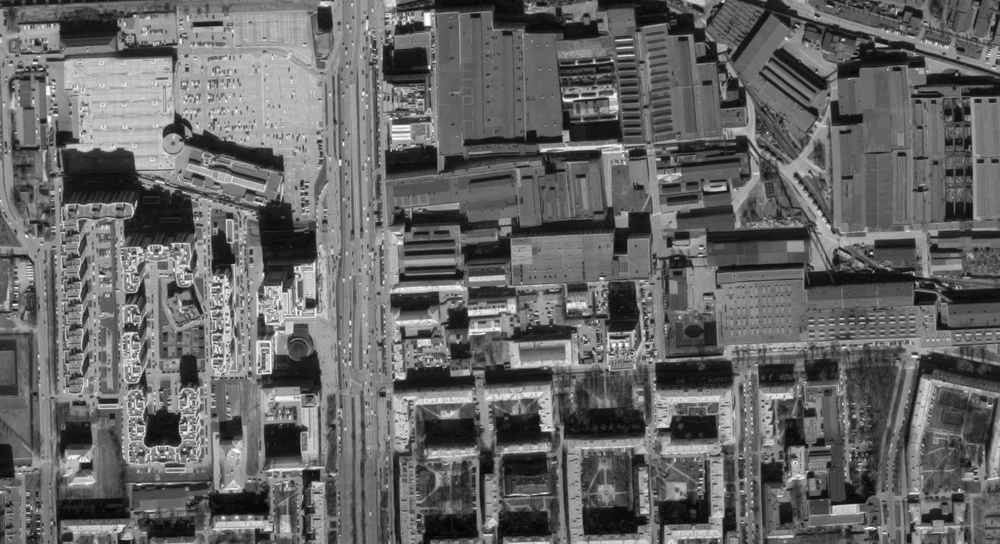
#> input picture pan-sharpening/GRAY.JPG, 1000 x 544 px, shrunk from 1363 x 741 before the run
$ jupyter execute image_processing.ipynb
#> lines starting #> are read from the running program, lines starting #| are printed output that depends on the picture
<a href="https://colab.research.google.com/github/atropass/pan-sharpening/blob/main/image_processing.ipynb" target="_parent"></a>

[cell 1]
import cv2
import numpy as np
from matplotlib import pyplot as plt

[cell 2]
# high-resolution grayscale
gray_image = cv2.imread('GRAY.JPG', cv2.IMREAD_GRAYSCALE)
#> gray_image is the input picture: shape (544, 1000); min 0, max 255, mean 101.6

# lower-resolution colored images
rgb_half_image = cv2.imread('RGB_half.JPG')
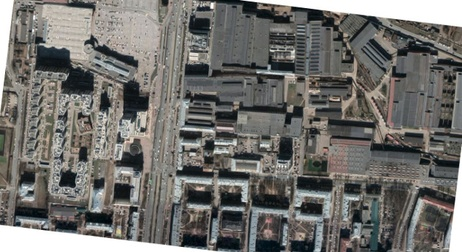
#> input picture pan-sharpening/RGB_half.JPG, 462 x 252 px, shrunk from 630 x 343 before the run
#> rgb_half_image is the input picture: shape (252, 462, 3); mean B, G, R 108.4, 111.6, 112.6
rgb_quater_image = cv2.imread('RGB_quater.JPG')
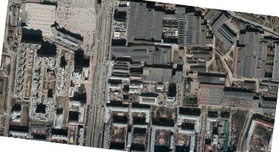
#> input picture pan-sharpening/RGB_quater.JPG, 279 x 152 px, shrunk from 380 x 207 before the run
#> rgb_quater_image is the input picture: shape (152, 279, 3); mean B, G, R 108.3, 111.6, 112.6

1. Align the images
2. Resize the images
3. Color restoration
4. Comparing the results

[cell 3]
#SIFT detector
sift = cv2.SIFT_create()

[cell 4]
# detecting features using SIFT
keypoints_gray, descriptors_gray = sift.detectAndCompute(gray_image, None)
#> keypoints_gray = 7431 keypoints; strongest (x, y, size): (429, 67, 2.1), (427, 18, 8.3), (470, 313, 4.2), (843, 40, 2.1)
keypoints_half, descriptors_half = sift.detectAndCompute(rgb_half_image, None)
#> keypoints_half = 1850 keypoints; strongest (x, y, size): (212, 5, 3.7), (107, 234, 4.6), (215, 143, 1.9), (294, 9, 4.1)
keypoints_quarter, descriptors_quarter = sift.detectAndCompute(rgb_quater_image, None)
#> keypoints_quarter = 687 keypoints; strongest (x, y, size): (64, 142, 2.8), (177, 5, 2.4), (11, 135, 2), (86, 79, 2.1)

[cell 5]
#feature matcher
bf = cv2.BFMatcher(cv2.NORM_L2, crossCheck=True)

[cell 6]
#match descriptors between grayscale and color images
matches_half = bf.match(descriptors_gray, descriptors_half)
#> matches_half = 1463 matches
matches_quarter = bf.match(descriptors_gray, descriptors_quarter)
#> matches_quarter = 570 matches

[cell 7]
#sorting matches based ondistance
matches_half = sorted(matches_half, key = lambda x:x.distance)
matches_quarter = sorted(matches_quarter, key = lambda x:x.distance)

So, using SIFT I detected keypoints and descriptors of all images, after usinn Brute Force mathcing ( bruteforce in this case good because straightforward and actually these images are the same with some rotation )

[cell 8]
#good matches
points_gray_half = np.zeros((len(matches_half), 2), dtype=np.float32)
#> points_gray_half = 1463 pairs, first value 0 to 0, second value 0 to 0
points_half = np.zeros((len(matches_half), 2), dtype=np.float32)
#> points_half has the same summary as points_gray_half

[cell 9]
for i, match in enumerate(matches_half):
    points_gray_half[i, :] = keypoints_gray[match.queryIdx].pt
    points_half[i, :] = keypoints_half[match.trainIdx].pt
#> after the loop, points_gray_half = 1463 pairs, first value 3.63 to 993.8, second value 3.41 to 540.7; points_half = 1463 pairs, first value 2.51 to 457, second value 4.39 to 249.2

[cell 10]
#find homography
h_half, _ = cv2.findHomography(points_half, points_gray_half, cv2.RANSAC)
#> h_half = [[2.15, 0.259, -29.48], [-0.26, 2.14, 62.34], [-2.32e-07, 3.42e-07, 1]]

[cell 11]
points_gray_quarter = np.zeros((len(matches_quarter), 2), dtype=np.float32)
#> points_gray_quarter = 570 pairs, first value 0 to 0, second value 0 to 0
points_quarter = np.zeros((len(matches_quarter), 2), dtype=np.float32)
#> points_quarter = 570 pairs, first value 0 to 0, second value 0 to 0

[cell 12]
for i, match in enumerate(matches_quarter):
    points_gray_quarter[i, :] = keypoints_gray[match.queryIdx].pt
    points_quarter[i, :] = keypoints_quarter[match.trainIdx].pt
#> after the loop, points_gray_quarter = 570 pairs, first value 8.66 to 968.1, second value 3.41 to 536.5; points_quarter = 570 pairs, first value 4.89 to 274.9, second value 2.44 to 147.6

[cell 13]
h_quarter, _ = cv2.findHomography(points_quarter, points_gray_quarter, cv2.RANSAC)
#> h_quarter = [[3.56, 0.431, -28.95], [-0.431, 3.55, 61.58], [5.49e-07, 2.56e-06, 1]]

[cell 14]
aligned_half = cv2.warpPerspective(rgb_half_image, h_half, (gray_image.shape[1], gray_image.shape[0]))
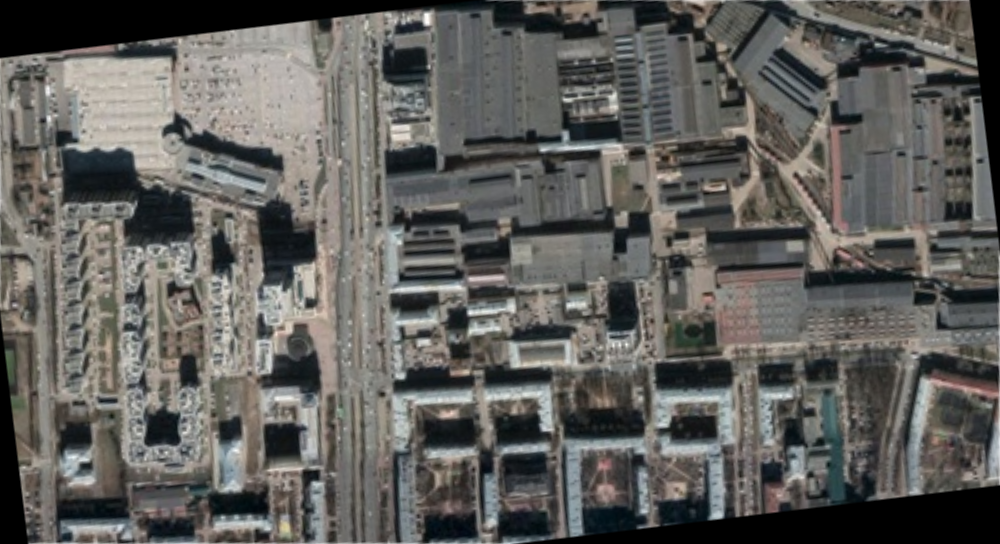
#> aligned_half: shape (544, 1000, 3); mean B, G, R 92, 95.3, 96.3
aligned_quarter = cv2.warpPerspective(rgb_quater_image, h_quarter, (gray_image.shape[1], gray_image.shape[0]))
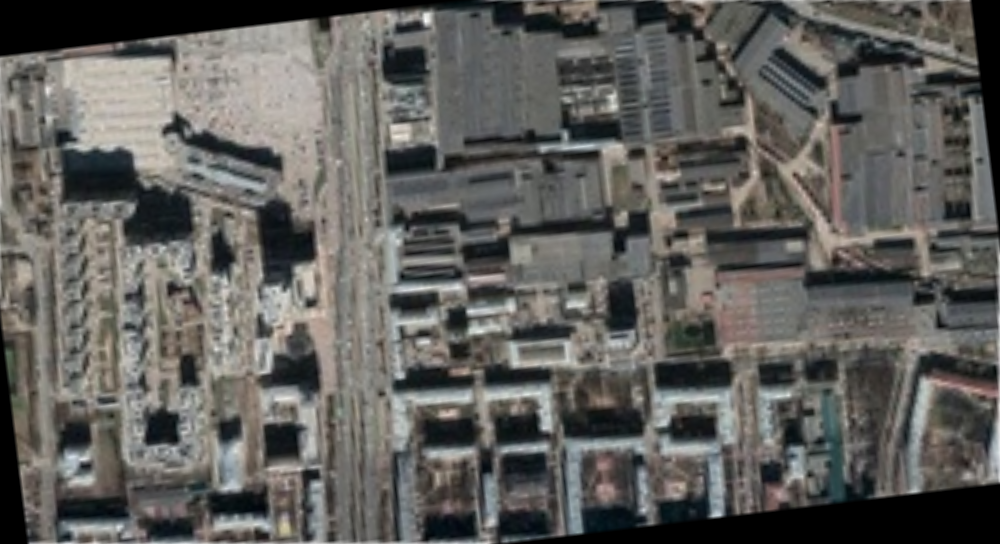
#> aligned_quarter: shape (544, 1000, 3); mean B, G, R 92.1, 95.4, 96.4

here, I computer homography for both images ( out transformation matrix ) and after aligned it to our grayscale image and it rotated 2 images properly

Pan sharpening

[cell 15]
# converting from RBG to HSV color space
hsv_half = cv2.cvtColor(aligned_half, cv2.COLOR_BGR2HSV)
#> hsv_half: shape (544, 1000, 3); mean H, S, V 45.6, 27.5, 98.9
hsv_quarter = cv2.cvtColor(aligned_quarter, cv2.COLOR_BGR2HSV)
#> hsv_quarter: shape (544, 1000, 3); mean H, S, V 44.4, 25.3, 98.7

[cell 16]
hsv_half[:, :, 2] = gray_image
#> hsv_half: shape (544, 1000, 3); mean H, S, V 45.6, 27.5, 101.6
hsv_quarter[:, :, 2] = gray_image
#> hsv_quarter: shape (544, 1000, 3); mean H, S, V 44.4, 25.3, 101.6

[cell 17]
pan_sharpened_half = cv2.cvtColor(hsv_half, cv2.COLOR_HSV2BGR)
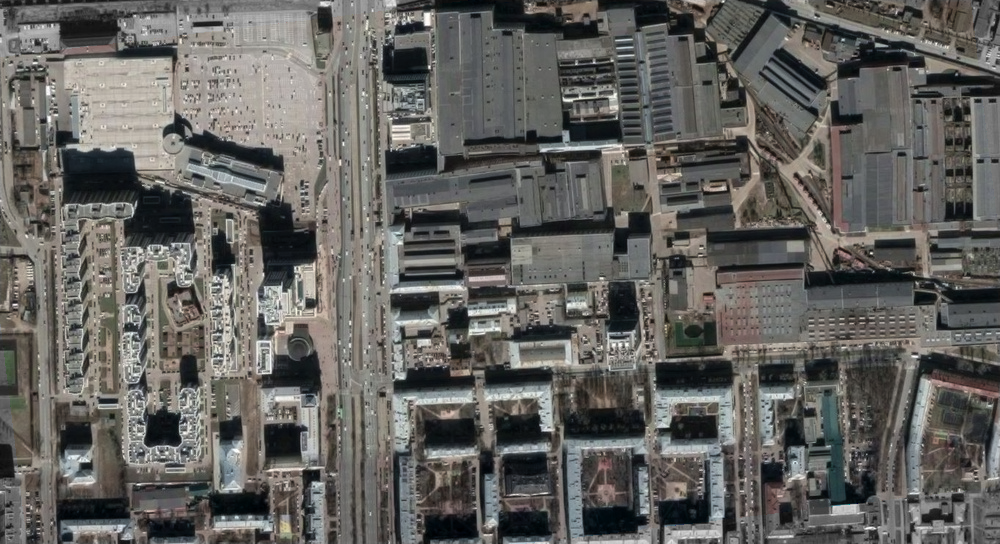
#> pan_sharpened_half: shape (544, 1000, 3); mean B, G, R 94.8, 98, 99.1
pan_sharpened_quarter = cv2.cvtColor(hsv_quarter, cv2.COLOR_HSV2BGR)

here, I used pan sharpening, firstly converted our 2 images to HSV and after replaced V (value) channel with our grayscale image. keeping hue and saturation of images

[cell 18]
plt.figure(figsize=(30,15))
plt.subplot(1, 3, 1)
plt.imshow(cv2.cvtColor(gray_image, cv2.COLOR_GRAY2RGB))
plt.title('Original')

plt.subplot(1, 3, 2)
plt.imshow(cv2.cvtColor(pan_sharpened_half, cv2.COLOR_BGR2RGB))
plt.title('Pansharpened Half-Resolution')

plt.subplot(1, 3, 3)
plt.imshow(cv2.cvtColor(pan_sharpened_quarter, cv2.COLOR_BGR2RGB))
plt.title('Pansharpened Quarter-Resolution')
plt.show()
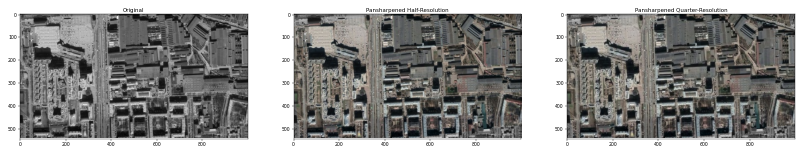
#> figure drawn by matplotlib, 3 panels

[cell 19]
cv2.imwrite('pan_sharpened_half.JPG', pan_sharpened_half)
cv2.imwrite('pan_sharpened_quarter.JPG', pan_sharpened_quarter)
#> Out = True

Seeing the results closely I saw improvement in the quality of our 2 images (with colors). The quality of quarter and half are almost identical because the main source of spatial information in both is the same high-resolution grayscale image.

[cell 20]
def apply_brovey(color_image, pan_image):
    #rgb channels
    R, G, B = cv2.split(color_image.astype(float))
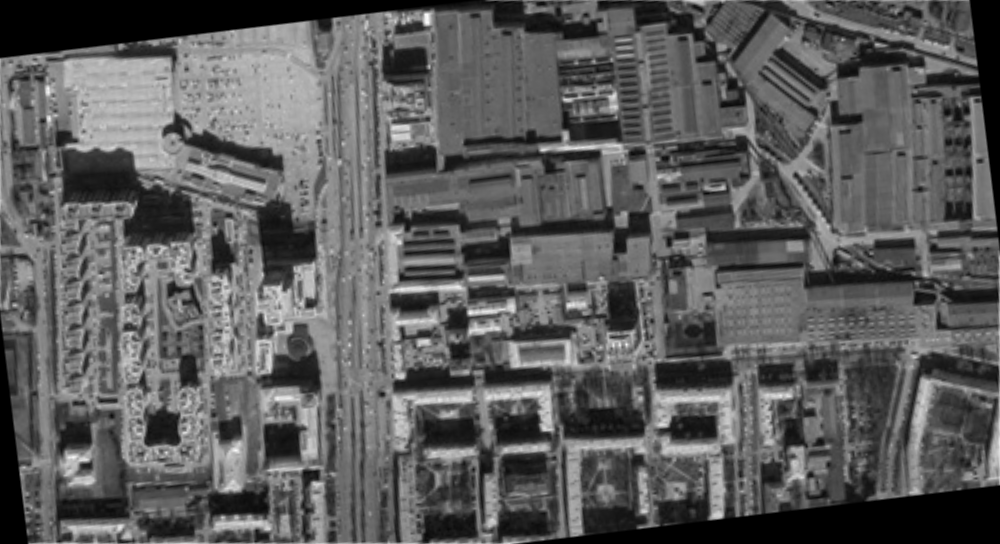
#> R: shape (544, 1000) float64; min 0, max 250, mean 92
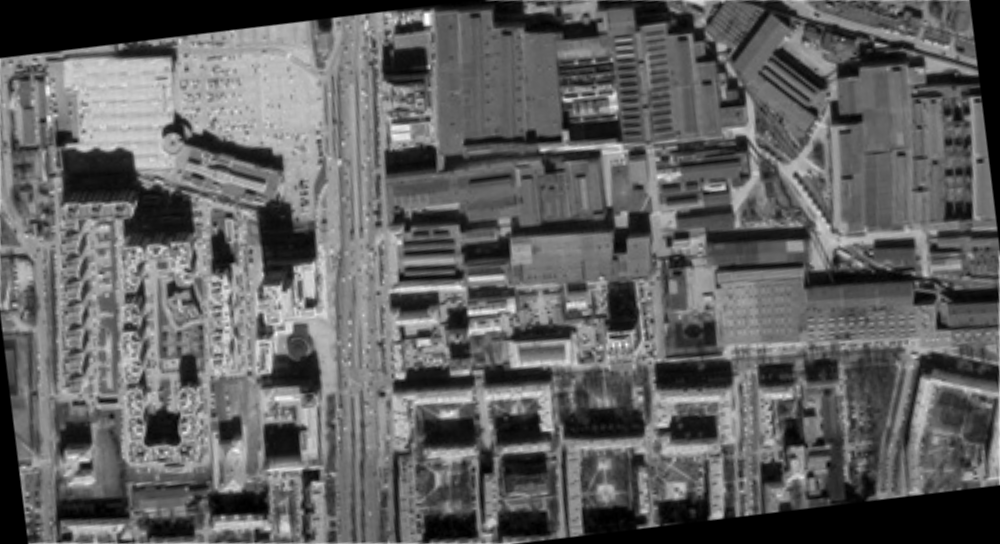
#> B: shape (544, 1000) float64; min 0, max 255, mean 96.3
    sum_rgb = R + G + B
    # some of the channels are zero so we need to avoid division by zero
    sum_rgb[sum_rgb == 0] = 1
#> sum_rgb: shape (544, 1000) float64; min 1, max 757, mean 283.7
    #Brovey transformation
    R_brovey = (R / sum_rgb) * pan_image
    G_brovey = (G / sum_rgb) * pan_image
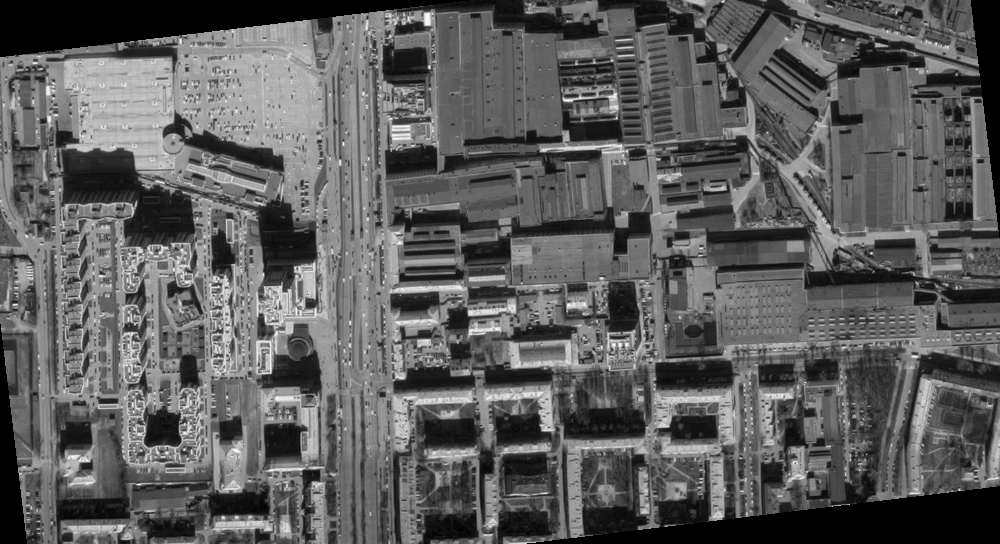
#> G_brovey: shape (544, 1000) float64; min 0, max 86.99, mean 32; drawn with min black and max white
    B_brovey = (B / sum_rgb) * pan_image
    #
    R_brovey = np.clip(R_brovey, 0, 255).astype(np.uint8)
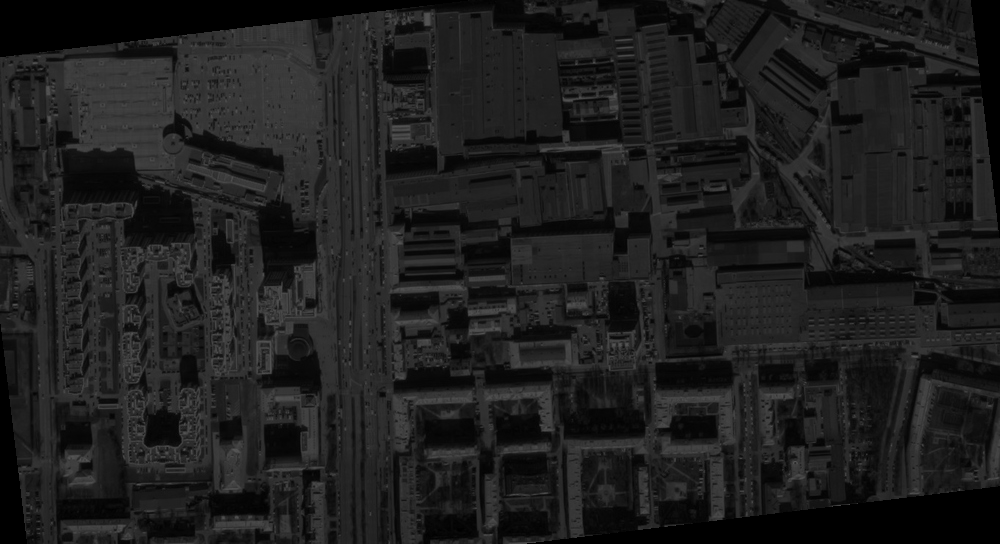
#> R_brovey: shape (544, 1000); min 0, max 86, mean 30.4
    G_brovey = np.clip(G_brovey, 0, 255).astype(np.uint8)
    B_brovey = np.clip(B_brovey, 0, 255).astype(np.uint8)

    # Merging the channels back
    brovey_image = cv2.merge((R_brovey, G_brovey, B_brovey))

    return brovey_image

[cell 21]
pan_sharpened_half_brovey = apply_brovey(aligned_half, gray_image)
pan_sharpened_quarter_brovey = apply_brovey(aligned_quarter, gray_image)
#> in apply_brovey (call 2), `sum_rgb[sum_rgb == 0] = 1`: sum_rgb: shape (544, 1000) float64; min 1, max 753, mean 284

[cell 22]
plt.figure(figsize=(30,15))
plt.subplot(1, 3, 1)
plt.imshow(cv2.cvtColor(gray_image, cv2.COLOR_GRAY2RGB))
plt.title('Original')

[cell 23]
plt.figure(figsize=(30,15))
plt.subplot(1, 3, 2)
plt.imshow(cv2.cvtColor(pan_sharpened_half_brovey, cv2.COLOR_BGR2RGB))
plt.title('Brovey Pansharpened Half-Resolution')

[cell 24]
plt.figure(figsize=(30,15))
plt.subplot(1, 3, 3)
plt.imshow(cv2.cvtColor(pan_sharpened_quarter_brovey, cv2.COLOR_BGR2RGB))
plt.title('Brovey Pansharpened Quarter-Resolution')
plt.show()
